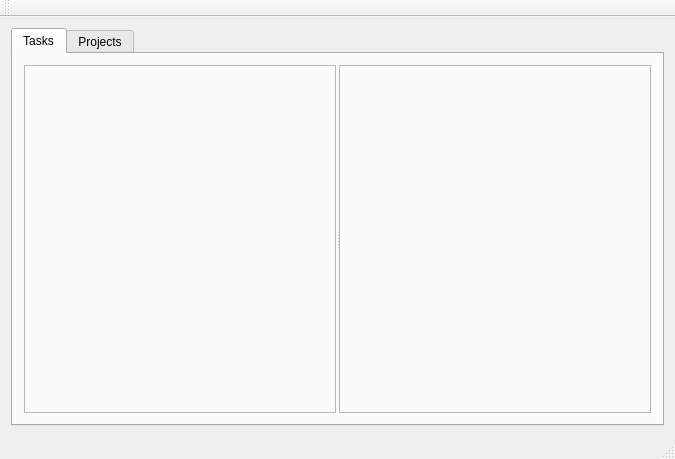
<?xml version="1.0" encoding="UTF-8"?>
<ui version="4.0">
 <class>TaskApp</class>
 <widget class="QMainWindow" name="TaskApp">
  <property name="geometry">
   <rect>
    <x>0</x>
    <y>0</y>
    <width>675</width>
    <height>459</height>
   </rect>
  </property>
  <property name="windowTitle">
   <string>TaskApp</string>
  </property>
  <widget class="QWidget" name="centralWidget">
   <layout class="QGridLayout" name="centralWidgetGridLayout">
    <item row="0" column="0">
     <widget class="QTabWidget" name="tabWidget">
      <property name="currentIndex">
       <number>0</number>
      </property>
      <widget class="QWidget" name="tasksTab">
       <attribute name="title">
        <string>Tasks</string>
       </attribute>
       <layout class="QGridLayout" name="tasksTabLayout">
        <item row="0" column="0">
         <widget class="QSplitter" name="tasksDetailsSplitter">
          <property name="frameShadow">
           <enum>QFrame::Plain</enum>
          </property>
          <property name="lineWidth">
           <number>1</number>
          </property>
          <property name="midLineWidth">
           <number>0</number>
          </property>
          <property name="orientation">
           <enum>Qt::Horizontal</enum>
          </property>
          <property name="opaqueResize">
           <bool>false</bool>
          </property>
          <property name="handleWidth">
           <number>3</number>
          </property>
          <property name="childrenCollapsible">
           <bool>false</bool>
          </property>
          <widget class="QFrame" name="tasksectionArea">
           <property name="frameShape">
            <enum>QFrame::StyledPanel</enum>
           </property>
           <property name="frameShadow">
            <enum>QFrame::Raised</enum>
           </property>
           <layout class="QGridLayout" name="taskListLayout">
            <item row="0" column="0">
             <widget class="TaskSection" name="taskSection"/>
            </item>
           </layout>
          </widget>
          <widget class="QFrame" name="detailSectionArea">
           <property name="frameShape">
            <enum>QFrame::StyledPanel</enum>
           </property>
           <property name="frameShadow">
            <enum>QFrame::Raised</enum>
           </property>
           <layout class="QGridLayout" name="detailsLayout">
            <item row="0" column="0">
             <widget class="DetailSection" name="detailSection"/>
            </item>
           </layout>
          </widget>
         </widget>
        </item>
       </layout>
      </widget>
      <widget class="QWidget" name="projectsTab">
       <attribute name="title">
        <string>Projects</string>
       </attribute>
       <layout class="QGridLayout" name="projectsTabLayout"/>
      </widget>
     </widget>
    </item>
   </layout>
  </widget>
  <widget class="QMenuBar" name="menuBar">
   <property name="geometry">
    <rect>
     <x>0</x>
     <y>0</y>
     <width>675</width>
     <height>21</height>
    </rect>
   </property>
  </widget>
  <widget class="QToolBar" name="mainToolBar">
   <attribute name="toolBarArea">
    <enum>TopToolBarArea</enum>
   </attribute>
   <attribute name="toolBarBreak">
    <bool>false</bool>
   </attribute>
  </widget>
  <widget class="QStatusBar" name="statusBar"/>
 </widget>
 <layoutdefault spacing="6" margin="11"/>
 <customwidgets>
  <customwidget>
   <class>DetailSection</class>
   <extends>QWidget</extends>
   <header>gui/detailsection.h</header>
   <container>1</container>
  </customwidget>
  <customwidget>
   <class>TaskSection</class>
   <extends>QWidget</extends>
   <header>gui/tasksection.h</header>
   <container>1</container>
  </customwidget>
 </customwidgets>
 <resources>
  <include location="taskapp.qrc"/>
 </resources>
 <connections/>
</ui>
